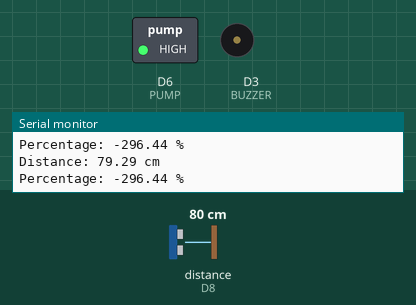
This sketch was run on a simulated ESP8266 (NodeMCU). Shown: switched loads named in the sketch (green lamp = pin HIGH), buzzer (waves = sounding, pin HIGH), the last lines printed to the serial monitor. Wiring (inferred from the names in the program): ultrasonic range finder: trigger D7; echo D8. The test bench sets the inputs (shaded band); at power-on: distance to the obstacle (sensor on D8) 80 cm. The echo pulse lasts 58.3 µs per cm; WiFi joins after 1.5 s; servers stay silent unless stated; uploads are accepted with an empty reply; pins used as bus, display or sensor lines are not drawn.

Above: at 2.8 s.
2.9 s: distance to the obstacle (sensor on D8) set to 7 cm
4.4 s: distance to the obstacle (sensor on D8) set to 4 cm
At 4.61 s:
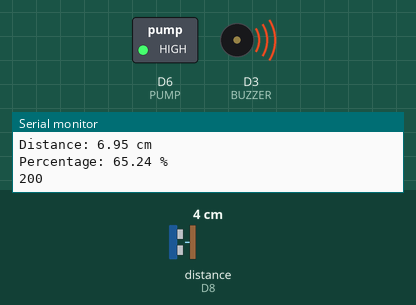
7.4 s: distance to the obstacle (sensor on D8) set to 9 cm
At 8.1 s:
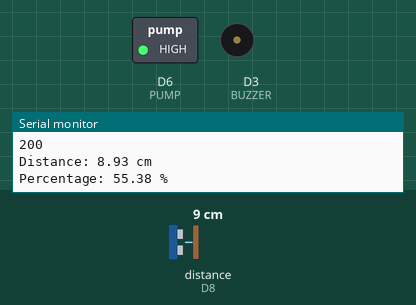
9.0 s: distance to the obstacle (sensor on D8) set to 2 cm
At 10.5 s:
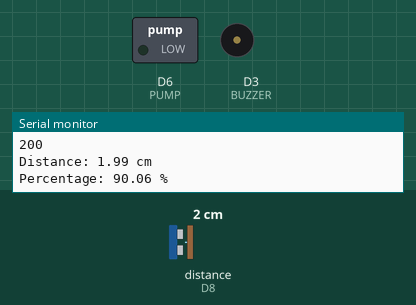
Timing chart, 0 to 12.0 s (numbered marks = the images above; inputs shaded):
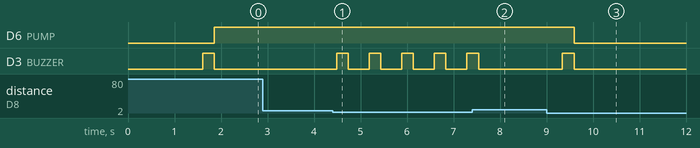

Measured:
- the behaviour switches between 6 and 5 cm on distance to the obstacle (sensor on D8) (found by bisection; images 0 and 1)
- after the input at 4.4 s, D3 (BUZZER): alternates HIGH for 0.25 s and LOW for 0.45 s, starting after 0.09 s
- after the input at 7.4 s, D3 (BUZZER): goes on until 7.5 s, then stays LOW
- after the input at 9.0 s, D6 (PUMP): HIGH → LOW after 0.59 s; D3 (BUZZER): LOW → HIGH after 0.34 s, → LOW 0.25 s later

The sketch:

Smart_Water_Tank.ino
```cpp
#include<ESP8266WiFi.h>
#include<ESP8266HTTPClient.h>

// Defining pins for ultrasonic sensor
#define TRIG_PIN D7
#define ECHO_PIN D8
#define BUZZER D3
#define PUMP D6

HTTPClient http;
WiFiClient wifiClient;

String ssid = "Router 1";
String pas = "Your Password";
String api_key = "Your API key";
const char *host = "blynk.cloud";
const int httpPort = 80;
String url = "/external/api/update?token="+api_key+"&v0=";
String newurl="";

double tank_depth= 20.0;
bool flg = false;

void setup() {
  Serial.begin(9600);

  // Set up pin modes for the ultrasonic sensor and buzzer
  pinMode(TRIG_PIN, OUTPUT);
  pinMode(ECHO_PIN, INPUT);
  pinMode(BUZZER, OUTPUT);
  pinMode(PUMP, OUTPUT);


  WiFi.disconnect();
  WiFi.mode(WIFI_STA); // set wifi to station mode
  WiFi.begin(ssid,pas); //connecting to the specified network
  //WiFi.begin("Wokwi-GUEST", "", 6);
  while(WiFi.status() != WL_CONNECTED)
  {
    Serial.print("....");
    delay(200);
  }

  Serial.print("I am connected with "+ssid);
  Serial.println(" ");
  Serial.print("IP: http://");
  Serial.println(WiFi.localIP());

}


void loop() {
  digitalWrite(TRIG_PIN, LOW);
  delayMicroseconds(2);
  digitalWrite(TRIG_PIN, HIGH);
  delayMicroseconds(10);
  digitalWrite(TRIG_PIN, LOW);

  // Measuring the duration of the echo pulse
  unsigned long duration = pulseIn(ECHO_PIN, HIGH);

  double distance = (double)duration * 0.034 / 2.0; // Speed of sound is approximately 34cm/ms

   float per_empty = (float)(distance/tank_depth)*100.0;
   float per_filled = 100.0 - per_empty;

  //   Controling the buzzer and Pump based on distance
  if(distance <= 5){
    if(flg){
    digitalWrite(BUZZER, HIGH);//setting buzzer before turning off the pump
    delay(250);
    digitalWrite(BUZZER, LOW);}
    if(distance <= 3) {
    flg=false;
    digitalWrite(PUMP, LOW);//turning off pump
    digitalWrite(BUZZER, LOW);
    }
  }

 if(distance > 5 && distance <16)
 {
  digitalWrite(BUZZER, LOW);
 }

 if(distance >= 16)
 {
  if(!flg){
   digitalWrite(BUZZER, HIGH);//turning buzzer on before the tank gets empty
   delay(250);
   digitalWrite(BUZZER, LOW);}
  if(distance >= 18)
  {
    flg=true;
    digitalWrite(PUMP, HIGH);//turning on pump
    digitalWrite(BUZZER, LOW);
  }
 }


  //for visual purpose
  Serial.print("Distance: ");
  Serial.print(distance);
  Serial.println(" cm");
  Serial.print("Percentage: ");
  Serial.print(per_filled);
  Serial.println(" %");
  Serial.println();

  //eliminating garbage data
  if (per_filled>=0 && per_filled<=100)
  {
    //sending data to cloud
     newurl = url+String((int)per_filled);
      http.begin(wifiClient,host,httpPort,newurl); //Sending request
      int httpCode = http.GET(); // response code, if it is 200 means successfull request
      Serial.println(httpCode);
  }

  delay(250);
}
```
